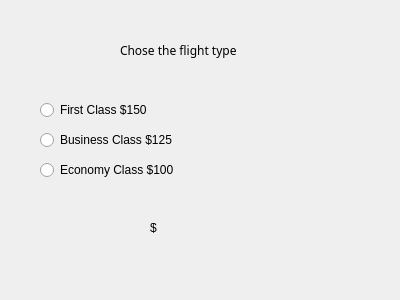
<?xml version="1.0" encoding="UTF-8"?>
<ui version="4.0">
 <class>Dialog</class>
 <widget class="QDialog" name="Dialog">
  <property name="geometry">
   <rect>
    <x>0</x>
    <y>0</y>
    <width>400</width>
    <height>300</height>
   </rect>
  </property>
  <property name="windowTitle">
   <string>Dialog</string>
  </property>
  <widget class="QLabel" name="label">
   <property name="geometry">
    <rect>
     <x>120</x>
     <y>30</y>
     <width>181</width>
     <height>41</height>
    </rect>
   </property>
   <property name="font">
    <font>
     <family>Heiti SC</family>
    </font>
   </property>
   <property name="text">
    <string>Chose the flight type</string>
   </property>
  </widget>
  <widget class="QLabel" name="labelFare">
   <property name="geometry">
    <rect>
     <x>150</x>
     <y>220</y>
     <width>141</width>
     <height>16</height>
    </rect>
   </property>
   <property name="text">
    <string>&lt;html&gt;&lt;head/&gt;&lt;body&gt;&lt;p&gt;$&lt;/p&gt;&lt;/body&gt;&lt;/html&gt;</string>
   </property>
  </widget>
  <widget class="QRadioButton" name="radioButtonFirstClass">
   <property name="geometry">
    <rect>
     <x>40</x>
     <y>100</y>
     <width>161</width>
     <height>20</height>
    </rect>
   </property>
   <property name="text">
    <string>First Class $150</string>
   </property>
  </widget>
  <widget class="QRadioButton" name="radioButtonBusinessClass">
   <property name="geometry">
    <rect>
     <x>40</x>
     <y>130</y>
     <width>161</width>
     <height>20</height>
    </rect>
   </property>
   <property name="text">
    <string>Business Class $125</string>
   </property>
  </widget>
  <widget class="QRadioButton" name="radioButtonEconomyClass">
   <property name="geometry">
    <rect>
     <x>40</x>
     <y>160</y>
     <width>171</width>
     <height>20</height>
    </rect>
   </property>
   <property name="text">
    <string>Economy Class $100</string>
   </property>
  </widget>
 </widget>
 <resources/>
 <connections/>
</ui>
